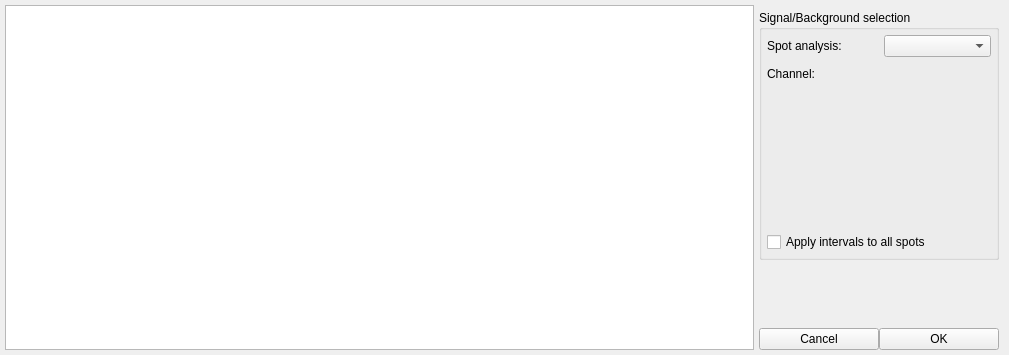
<?xml version="1.0" encoding="UTF-8"?>
<ui version="4.0">
 <class>Signal</class>
 <widget class="QDialog" name="Signal">
  <property name="geometry">
   <rect>
    <x>0</x>
    <y>0</y>
    <width>1009</width>
    <height>355</height>
   </rect>
  </property>
  <property name="windowTitle">
   <string>Dialog</string>
  </property>
  <layout class="QVBoxLayout" name="verticalLayout">
   <property name="spacing">
    <number>0</number>
   </property>
   <property name="leftMargin">
    <number>0</number>
   </property>
   <property name="topMargin">
    <number>0</number>
   </property>
   <property name="rightMargin">
    <number>0</number>
   </property>
   <property name="bottomMargin">
    <number>0</number>
   </property>
   <item>
    <widget class="QFrame" name="bgApp">
     <property name="frameShape">
      <enum>QFrame::NoFrame</enum>
     </property>
     <property name="frameShadow">
      <enum>QFrame::Raised</enum>
     </property>
     <layout class="QHBoxLayout" name="horizontalLayout">
      <property name="spacing">
       <number>0</number>
      </property>
      <property name="leftMargin">
       <number>5</number>
      </property>
      <property name="topMargin">
       <number>5</number>
      </property>
      <property name="rightMargin">
       <number>5</number>
      </property>
      <property name="bottomMargin">
       <number>5</number>
      </property>
      <item>
       <widget class="QFrame" name="leftContent">
        <property name="frameShape">
         <enum>QFrame::NoFrame</enum>
        </property>
        <property name="frameShadow">
         <enum>QFrame::Raised</enum>
        </property>
        <layout class="QVBoxLayout" name="verticalLayout_2">
         <property name="spacing">
          <number>0</number>
         </property>
         <property name="leftMargin">
          <number>0</number>
         </property>
         <property name="topMargin">
          <number>0</number>
         </property>
         <property name="rightMargin">
          <number>0</number>
         </property>
         <property name="bottomMargin">
          <number>0</number>
         </property>
         <item>
          <widget class="PlotWidget" name="graphicsView"/>
         </item>
        </layout>
       </widget>
      </item>
      <item>
       <widget class="QFrame" name="rightContent">
        <property name="minimumSize">
         <size>
          <width>0</width>
          <height>0</height>
         </size>
        </property>
        <property name="maximumSize">
         <size>
          <width>250</width>
          <height>16777215</height>
         </size>
        </property>
        <property name="frameShape">
         <enum>QFrame::NoFrame</enum>
        </property>
        <property name="frameShadow">
         <enum>QFrame::Raised</enum>
        </property>
        <layout class="QVBoxLayout" name="verticalLayout_4">
         <property name="spacing">
          <number>0</number>
         </property>
         <property name="leftMargin">
          <number>5</number>
         </property>
         <property name="topMargin">
          <number>5</number>
         </property>
         <property name="rightMargin">
          <number>5</number>
         </property>
         <property name="bottomMargin">
          <number>0</number>
         </property>
         <item>
          <widget class="QGroupBox" name="groupBox">
           <property name="maximumSize">
            <size>
             <width>16777215</width>
             <height>250</height>
            </size>
           </property>
           <property name="title">
            <string>Signal/Background selection</string>
           </property>
           <layout class="QVBoxLayout" name="verticalLayout_3">
            <property name="spacing">
             <number>10</number>
            </property>
            <property name="leftMargin">
             <number>5</number>
            </property>
            <property name="topMargin">
             <number>5</number>
            </property>
            <property name="rightMargin">
             <number>5</number>
            </property>
            <property name="bottomMargin">
             <number>5</number>
            </property>
            <item>
             <layout class="QHBoxLayout" name="horizontalLayout_2">
              <item>
               <widget class="QLabel" name="label">
                <property name="text">
                 <string>Spot analysis:</string>
                </property>
               </widget>
              </item>
              <item>
               <widget class="QComboBox" name="comboBox_spot">
                <property name="cursor">
                 <cursorShape>PointingHandCursor</cursorShape>
                </property>
               </widget>
              </item>
             </layout>
            </item>
            <item>
             <layout class="QHBoxLayout" name="horizontalLayout_4">
              <item alignment="Qt::AlignTop">
               <widget class="QLabel" name="label_2">
                <property name="text">
                 <string>Channel:</string>
                </property>
               </widget>
              </item>
              <item>
               <widget class="QListWidget" name="listWidget_channels">
                <property name="minimumSize">
                 <size>
                  <width>150</width>
                  <height>0</height>
                 </size>
                </property>
                <property name="maximumSize">
                 <size>
                  <width>150</width>
                  <height>16777215</height>
                 </size>
                </property>
                <property name="cursor" stdset="0">
                 <cursorShape>PointingHandCursor</cursorShape>
                </property>
                <property name="styleSheet">
                 <string notr="true">background-color: transparent;
border: none;</string>
                </property>
                <property name="selectionMode">
                 <enum>QAbstractItemView::MultiSelection</enum>
                </property>
               </widget>
              </item>
             </layout>
            </item>
            <item>
             <widget class="QCheckBox" name="checkBox_applyToAll">
              <property name="cursor">
               <cursorShape>PointingHandCursor</cursorShape>
              </property>
              <property name="text">
               <string>Apply intervals to all spots</string>
              </property>
             </widget>
            </item>
           </layout>
          </widget>
         </item>
         <item>
          <spacer name="verticalSpacer">
           <property name="orientation">
            <enum>Qt::Vertical</enum>
           </property>
           <property name="sizeHint" stdset="0">
            <size>
             <width>20</width>
             <height>40</height>
            </size>
           </property>
          </spacer>
         </item>
         <item>
          <layout class="QHBoxLayout" name="horizontalLayout_3">
           <item>
            <widget class="QPushButton" name="btn_cancel">
             <property name="cursor">
              <cursorShape>PointingHandCursor</cursorShape>
             </property>
             <property name="text">
              <string>Cancel</string>
             </property>
             <property name="autoDefault">
              <bool>false</bool>
             </property>
            </widget>
           </item>
           <item>
            <widget class="QPushButton" name="btn_ok">
             <property name="cursor">
              <cursorShape>PointingHandCursor</cursorShape>
             </property>
             <property name="text">
              <string>OK</string>
             </property>
             <property name="autoDefault">
              <bool>false</bool>
             </property>
            </widget>
           </item>
          </layout>
         </item>
        </layout>
       </widget>
      </item>
     </layout>
    </widget>
   </item>
  </layout>
 </widget>
 <customwidgets>
  <customwidget>
   <class>PlotWidget</class>
   <extends>QGraphicsView</extends>
   <header>pyqtgraph</header>
  </customwidget>
 </customwidgets>
 <resources/>
 <connections/>
</ui>
